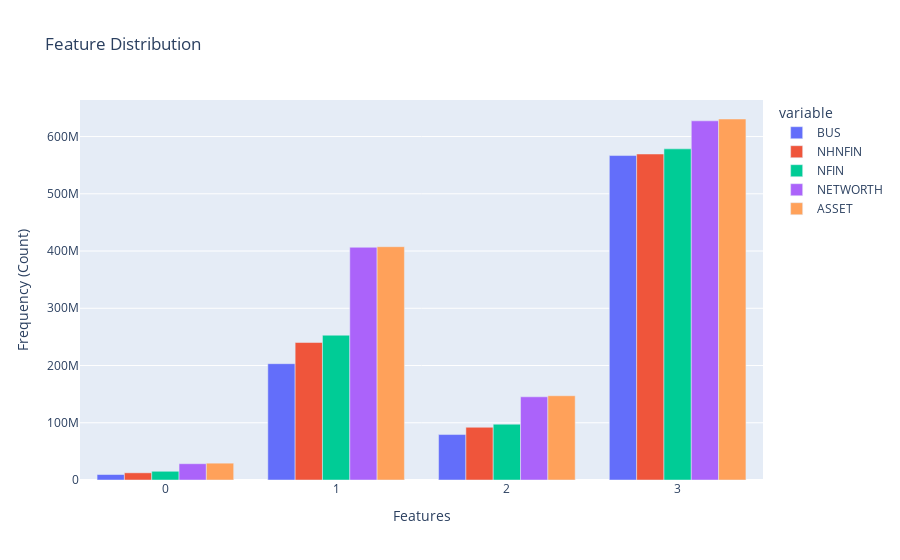

Write notebook code for a chart like this one.
### Code cell
# plot the bar graph to view the distribution
fig = px.bar(feat_dist, barmode= "group", title = "Feature Distribution")
fig.update_layout(xaxis_title = "Features", yaxis_title = "Frequency (Count)")
fig.show();

### Figure 1 — Plotly figure (JSON) as saved in the notebook; plotly's stock layout.template omitted (floating-point values rounded to 4 significant figures)
{"data": [{"alignmentgroup": "True", "hovertemplate": "variable=BUS<br>index=%{x}<br>value=%{y}<extra></extra>", "legendgroup": "BUS", "marker": {"color": "#636efa", "pattern": {"shape": ""}}, "name": "BUS", "offsetgroup": "BUS", "orientation": "v", "showlegend": true, "textposition": "auto", "type": "bar", "x": [0, 1, 2, 3], "xaxis": "x", "y": [9548000.0, 203200000.0, 79400000.0, 566805000], "yaxis": "y"}, {"alignmentgroup": "True", "hovertemplate": "variable=NHNFIN<br>index=%{x}<br>value=%{y}<extra></extra>", "legendgroup": "NHNFIN", "marker": {"color": "#EF553B", "pattern": {"shape": ""}}, "name": "NHNFIN", "offsetgroup": "NHNFIN", "orientation": "v", "showlegend": true, "textposition": "auto", "type": "bar", "x": [0, 1, 2, 3], "xaxis": "x", "y": [12550000.0, 240200000.0, 92100000.0, 569525060], "yaxis": "y"}, {"alignmentgroup": "True", "hovertemplate": "variable=NFIN<br>index=%{x}<br>value=%{y}<extra></extra>", "legendgroup": "NFIN", "marker": {"color": "#00cc96", "pattern": {"shape": ""}}, "name": "NFIN", "offsetgroup": "NFIN", "orientation": "v", "showlegend": true, "textposition": "auto", "type": "bar", "x": [0, 1, 2, 3], "xaxis": "x", "y": [15230000.0, 253000000.0, 97500000.0, 578523060], "yaxis": "y"}, {"alignmentgroup": "True", "hovertemplate": "variable=NETWORTH<br>index=%{x}<br>value=%{y}<extra></extra>", "legendgroup": "NETWORTH", "marker": {"color": "#ab63fa", "pattern": {"shape": ""}}, "name": "NETWORTH", "offsetgroup": "NETWORTH", "orientation": "v", "showlegend": true, "textposition": "auto", "type": "bar", "x": [0, 1, 2, 3], "xaxis": "x", "y": [28460000.0, 406600000.0, 145300000.0, 627464760], "yaxis": "y"}, {"alignmentgroup": "True", "hovertemplate": "variable=ASSET<br>index=%{x}<br>value=%{y}<extra></extra>", "legendgroup": "ASSET", "marker": {"color": "#FFA15A", "pattern": {"shape": ""}}, "name": "ASSET", "offsetgroup": "ASSET", "orientation": "v", "showlegend": true, "textposition": "auto", "type": "bar", "x": [0, 1, 2, 3], "xaxis": "x", "y": [29410000.0, 407600000.0, 147200000.0, 630680960], "yaxis": "y"}], "layout": {"autosize": true, "barmode": "group", "legend": {"title": {"text": "variable"}, "tracegroupgap": 0}, "title": {"text": "Feature Distribution"}, "xaxis": {"anchor": "y", "autorange": true, "domain": [0, 1], "range": [-0.5, 3.5], "title": {"text": "Features"}, "type": "linear"}, "yaxis": {"anchor": "x", "autorange": true, "domain": [0, 1], "range": [0, 663900000.0], "title": {"text": "Frequency (Count)"}, "type": "linear"}}}
